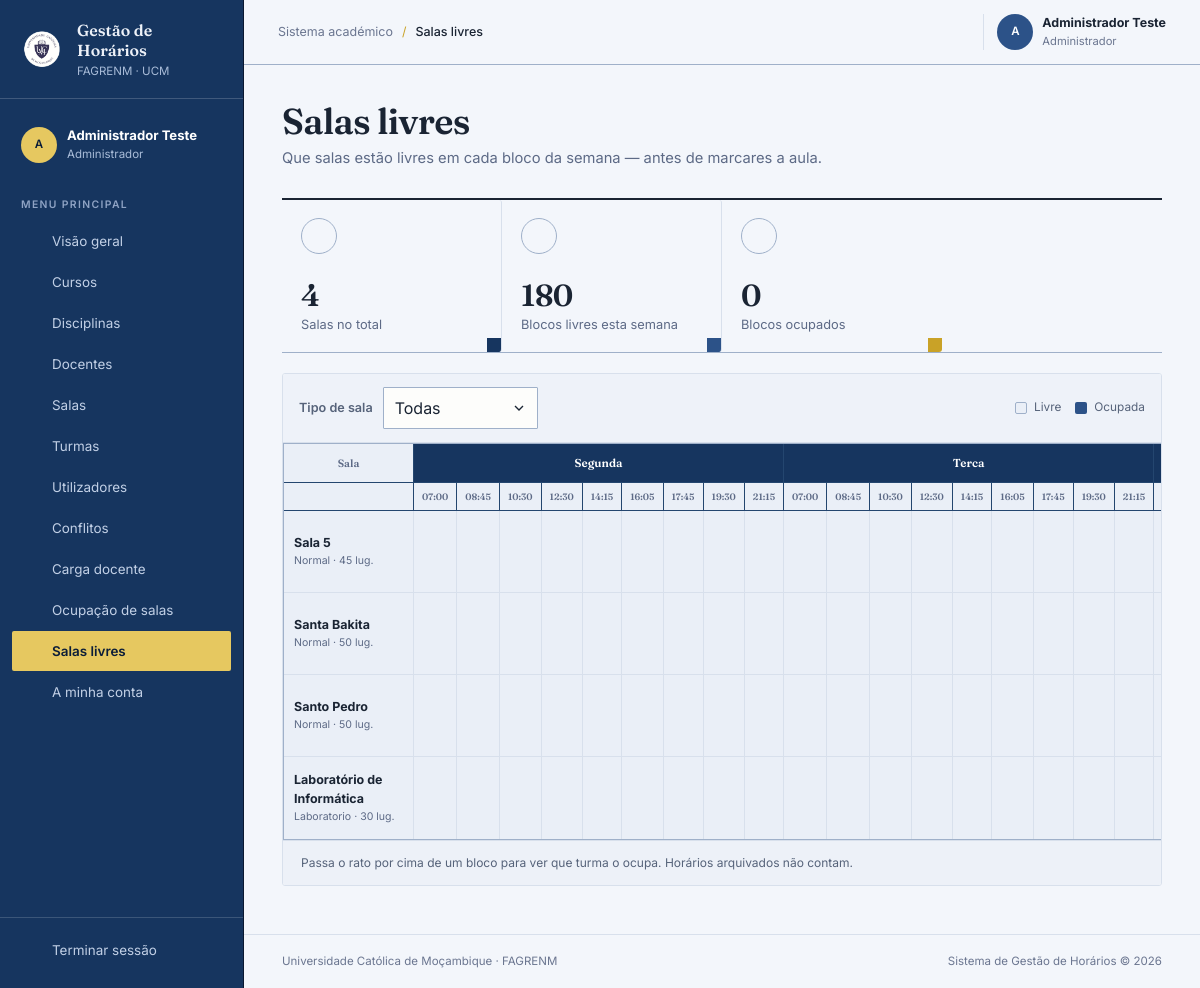
/relatorios/salas_livres.php (signed in), run on the app's committed database.
### tables this page shows
CREATE TABLE salas (
  id INT AUTO_INCREMENT PRIMARY KEY,
  nome VARCHAR(100) NOT NULL,
  tipo ENUM('Normal','Laboratorio','Auditorio') DEFAULT 'Normal',
  capacidade INT NOT NULL,
  equipamento VARCHAR(255)
);

### relatorios/salas_livres.php (the view, shortened to what this page needs)
<?php
require_once __DIR__ . '/../includes/auth.php';
$filtroTipo = $_GET['tipo'] ?? '';
$tiposValidos = ['Normal','Laboratorio','Auditorio'];
if (!in_array($filtroTipo, $tiposValidos, true)) { $filtroTipo = ''; }
$sqlSalas = "SELECT * FROM salas" . ($filtroTipo ? " WHERE tipo = ?" : "") . " ORDER BY tipo, nome";
$stmt = $pdo->prepare($sqlSalas);
$stmt->execute($filtroTipo ? [$filtroTipo] : []);
$salas = $stmt->fetchAll();
$ocupacao = [];
$totalSlots = count($salas) * count(DIAS_SEMANA) * count(BLOCOS_HORARIOS);
$totalOcupados = 0;
foreach ($salas as $s) { $totalOcupados += count($ocupacao[$s['id']] ?? []); }
$totalLivres = $totalSlots - $totalOcupados;
require_once __DIR__ . '/../includes/header.php';
?>
<div class="grid stats-grid" style="margin-bottom:20px">
    <article class="stat-card accent-teal">
        <div class="stat-card-top"><span class="stat-icon"><?= icone('door') ?></span></div>
        <div class="stat-value"><?= count($salas) ?></div>
        <div class="stat-label">Salas <?= $filtroTipo ? 'do tipo ' . htmlspecialchars($filtroTipo) : 'no total' ?></div>
    </article>
    <article class="stat-card">
        <div class="stat-card-top"><span class="stat-icon"><?= icone('check') ?></span></div>
        <div class="stat-value"><?= $totalLivres ?></div>
        <div class="stat-label">Blocos livres esta semana</div>
    </article>
    <article class="stat-card accent-orange">
        <div class="stat-card-top"><span class="stat-icon"><?= icone('calendar') ?></span></div>
        <div class="stat-value"><?= $totalOcupados ?></div>
        <div class="stat-label">Blocos ocupados</div>
    </article>
</div>
<section class="card">
    <div class="toolbar">
        <form method="get" style="display:flex;gap:10px;align-items:center;flex-wrap:wrap">
            <label for="f-tipo" style="font-size:.79rem;font-weight:600;color:var(--ink-soft)">Tipo de sala</label>
            <select class="form-control form-select filter-select" name="tipo" id="f-tipo" onchange="this.form.submit()">
                <option value="">Todas</option>
            </select>
        </form>
        <div class="legenda-blocos" style="border:0;background:transparent;padding:0;margin-left:auto">
            <span class="legenda-item"><span class="marca" style="background:#EAEFF7;border:1px solid var(--line-dark)"></span>Livre</span>
            <span class="legenda-item"><span class="marca marca--aula"></span>Ocupada</span>
        </div>
    </div>
    <?php if (!$salas): ?>
        <div class="estado-vazio" style="border:0">
            <p><strong>Nenhuma sala <?= $filtroTipo ? 'do tipo ' . htmlspecialchars($filtroTipo) : '' ?> cadastrada.</strong></p>
        </div>
    <?php else: ?>
    <div class="tabela-grelha-scroll">
        <table class="tabela-grelha">
            <thead>
                <tr>
                    <th class="col-hora">Sala</th>
                    <?php foreach (DIAS_SEMANA as $d): ?>
                        <th colspan="<?= count(BLOCOS_HORARIOS) ?>"><?= $d ?></th>
                    <?php endforeach; ?>
                </tr>
                <tr>
                    <th class="col-hora"></th>
                    <?php foreach (DIAS_SEMANA as $d): ?>
                        <?php foreach (BLOCOS_HORARIOS as [$hi, $hf]): ?>
                            <th class="col-hora" style="font-size:.58rem"><?= substr($hi, 0, 5) ?></th>
                        <?php endforeach; ?>
                    <?php endforeach; ?>
                </tr>
            </thead>
            <tbody>
            <?php foreach ($salas as $s): ?>
                <tr>
                    <td class="col-hora" style="width:auto;min-width:130px;text-align:left;padding:8px 10px">
                        <strong style="display:block"><?= htmlspecialchars($s['nome']) ?></strong>
                        <?= htmlspecialchars($s['tipo']) ?> · <?= (int)$s['capacidade'] ?> lug.
                    </td>
                    <?php foreach (DIAS_SEMANA as $d): ?>
                        <?php foreach (BLOCOS_HORARIOS as [$hi, $hf]): ?>
                            <?php $oc = $ocupacao[$s['id']][$d . '|' . $hi . '|' . $hf] ?? null; ?>
                            <?php if ($oc): ?>
                                <td style="padding:0">
                                    <div class="bloco-grelha" style="min-height:44px;height:100%;padding:5px 6px"
                                         title="<?= htmlspecialchars(($oc['disciplina'] ?? 'Aula') . ' — ' . $oc['curso'] . ' ' . $oc['ano_curricular'] . 'º ' . $oc['nome_turma'] . ' (' . $hi . '–' . $hf . ')') ?>">
                                        <strong style="font-size:.58rem"><?= htmlspecialchars($oc['curso']) ?> <?= $oc['ano_curricular'] ?>º</strong>
                                    </div>
                                </td>
                            <?php else: ?>
                                <td style="background:#EAEFF7" title="<?= htmlspecialchars($s['nome'] . ' livre — ' . $d . ' ' . $hi . '–' . $hf) ?>"></td>
                            <?php endif; ?>
                        <?php endforeach; ?>
                    <?php endforeach; ?>
                </tr>
            <?php endforeach; ?>
            </tbody>
        </table>
    </div>
    <div class="card-footer">
        <span style="color:var(--ink-soft);font-size:.75rem">
            Passa o rato por cima de um bloco para ver que turma o ocupa. Horários arquivados não contam.
        </span>
    </div>
    <?php endif; ?>
</section>
<?php require_once __DIR__ . '/../includes/footer.php'; ?>

### assets/css/estilo.css (style rules this page uses)
:root { --ink: #1A2433; --ink-soft: #56637A; --petrol: #16355F; --petrol-dark: #0B1D38; --paper: #F3F6FB; --surface: #FDFDFB; --line: #D8E0EC; --line-dark: #9FB0C9; --cobalt: #2C5288; --orange: #C9A227; --yellow: #E6C860; --mint: #A8861D; --danger: #8C1F1F; --success: #1E5C36; --warning: #A8861D; --sidebar: 244px; }
* { box-sizing: border-box; }
html { font-size: 16px; }
body { margin: 0; min-width: 320px; color: var(--ink); background: var(--paper); font: 400 1rem/1.5 "Inter", sans-serif; }
button, input, select, textarea { font: inherit; }
.grid { display: grid; gap: 18px; }
.stats-grid { grid-template-columns: repeat(4, minmax(0, 1fr)); gap: 0; border-top: 2px solid var(--ink); border-bottom: 1px solid var(--line-dark); }
.stat-card, .card { background: var(--surface); border: 1px solid var(--line); border-radius: 3px; }
.stat-card { position: relative; min-height: 148px; padding: 18px 19px; border-width: 0 1px 0 0; background: transparent; overflow: hidden; }
.stat-card:last-child { border-right: 0; }
.stat-card::after { content: ""; position: absolute; right: 0; bottom: 0; width: 14px; height: 14px; background: var(--cobalt); }
.stat-card.accent-teal::after { background: var(--petrol); }
.stat-card.accent-orange::after { background: var(--orange); }
.stat-card-top { display: flex; align-items: center; justify-content: space-between; }
.stat-icon { width: 36px; height: 36px; display: grid; place-items: center; color: var(--ink); background: transparent; border: 1px solid var(--line-dark); border-radius: 50%; }
.stat-value { margin: 22px 0 1px; font: 600 1.9rem "Fraunces", serif; letter-spacing: -.02em; }
.stat-label { color: #5d6a86; font-size: .8rem; }
.card { overflow: hidden; }
.card-footer { padding: 13px 18px; display: flex; align-items: center; justify-content: space-between; border-top: 1px solid var(--line); background: #EDF1F8; }
.toolbar { padding: 13px 16px; display: flex; align-items: center; gap: 10px; background: #EEF2F9; border-bottom: 1px solid var(--line); }
.search-box input, .form-control { width: 100%; min-height: 40px; padding: 8px 11px; color: var(--ink); background: var(--surface); border: 1px solid var(--line-dark); border-radius: 1px; outline: none; transition: box-shadow .15s; }
.form-select { appearance: none; padding-right: 34px; }
.filter-select { width: auto; min-width: 155px; }
.tabela-grelha-scroll { overflow-x: auto; }
.tabela-grelha { min-width: 900px; width: 100%; border-collapse: separate; border-spacing: 0; border: 1px solid var(--line-dark); background: var(--surface); }
.tabela-grelha th, .tabela-grelha td { border-right: 1px solid var(--line); border-bottom: 1px solid var(--line); padding: 0; }
.tabela-grelha tr:last-child td { border-bottom: 0; }
.tabela-grelha thead th { min-height: 43px; padding: 12px 8px; color: #fff; background: var(--petrol); border-color: #24466f; font: 600 .72rem "Fraunces",serif; text-align: center; }
.tabela-grelha th.col-hora, .tabela-grelha td.col-hora { width: 75px; padding: 8px; color: #5d6a86; background: #EAEFF7; font-size: .66rem; text-align: center; vertical-align: middle; }
.tabela-grelha td.col-hora strong { display: block; color: var(--ink); font-size: .78rem; }
.tabela-grelha td { min-height: 82px; height: 82px; vertical-align: stretch; }
.legenda-blocos { display: flex; flex-wrap: wrap; gap: 14px; padding: 12px 16px; background: #EEF2F9; border: 1px solid var(--line); border-radius: 3px; }
.legenda-item { display: flex; align-items: center; gap: 7px; color: var(--ink-soft); font-size: .74rem; }
.marca { width: 12px; height: 12px; border-radius: 2px; background: var(--cobalt); }
.marca--aula { background: var(--cobalt); }

### data on the page
salas: nome "Sala 5", tipo "Normal", capacidade "45"
salas: nome "Santa Bakita", tipo "Normal", capacidade "50"
salas: nome "Santo Pedro", tipo "Normal", capacidade "50"
salas: nome "Laboratório de Informática", tipo "Laboratorio", capacidade "30"

### other printed values
$iniciais "A"
$_SESSION['nome'] "Administrador Teste"
$perfilAtual "Administrador"
$rotulo "Visão geral"
$rotulo "Cursos"
$rotulo "Disciplinas"
$rotulo "Docentes"
$rotulo "Salas"
$rotulo "Turmas"
$rotulo "Utilizadores"
$rotulo "Conflitos"
$rotulo "Carga docente"
$rotulo "Ocupação de salas"
$rotulo "Salas livres"
$rotulo "A minha conta"
